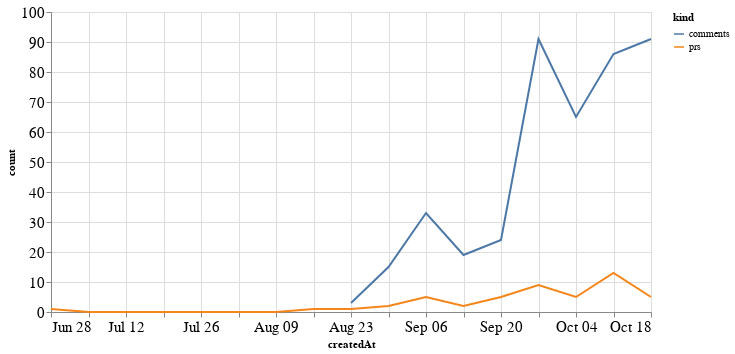

Source (notebook cell):
### Code cell
alt.Chart(total_time, width=600).mark_line().encode(
    x='createdAt',
    y='count',
    color='kind'
)

### Figure 1 — Vega-Lite specification as saved in the notebook (floating-point values rounded to 4 significant figures)
{"config": {"axisLeft": {"labelFontSize": 15}, "axisBottom": {"labelFontSize": 15}}, "data": {"name": "data-37e6dd0b643403a1b378234cf01a3bc7"}, "mark": "line", "encoding": {"color": {"type": "nominal", "field": "kind"}, "x": {"type": "temporal", "field": "createdAt"}, "y": {"type": "quantitative", "field": "count"}}, "width": 600, "$schema": "https://vega.github.io/schema/vega-lite/v4.8.1.json", "datasets": {"data-37e6dd0b643403a1b378234cf01a3bc7": [{"createdAt": "2020-06-28T00:00:00", "kind": "prs", "count": 1.0}, {"createdAt": "2020-07-05T00:00:00", "kind": "prs", "count": 0.0}, {"createdAt": "2020-07-12T00:00:00", "kind": "prs", "count": 0.0}, {"createdAt": "2020-07-19T00:00:00", "kind": "prs", "count": 0.0}, {"createdAt": "2020-07-26T00:00:00", "kind": "prs", "count": 0.0}, {"createdAt": "2020-08-02T00:00:00", "kind": "prs", "count": 0.0}, {"createdAt": "2020-08-09T00:00:00", "kind": "prs", "count": 0.0}, {"createdAt": "2020-08-16T00:00:00", "kind": "prs", "count": 1.0}, {"createdAt": "2020-08-23T00:00:00", "kind": "prs", "count": 1.0}, {"createdAt": "2020-08-30T00:00:00", "kind": "prs", "count": 2.0}, {"createdAt": "2020-09-06T00:00:00", "kind": "prs", "count": 5.0}, {"createdAt": "2020-09-13T00:00:00", "kind": "prs", "count": 2.0}, {"createdAt": "2020-09-20T00:00:00", "kind": "prs", "count": 5.0}, {"createdAt": "2020-09-27T00:00:00", "kind": "prs", "count": 9.0}, {"createdAt": "2020-10-04T00:00:00", "kind": "prs", "count": 5.0}, {"createdAt": "2020-10-11T00:00:00", "kind": "prs", "count": 13.0}, {"createdAt": "2020-10-18T00:00:00", "kind": "prs", "count": 5.0}, {"createdAt": "2020-06-28T00:00:00", "kind": "comments", "count": null}, {"createdAt": "2020-07-05T00:00:00", "kind": "comments", "count": null}, {"createdAt": "2020-07-12T00:00:00", "kind": "comments", "count": null}, {"createdAt": "2020-07-19T00:00:00", "kind": "comments", "count": null}, {"createdAt": "2020-07-26T00:00:00", "kind": "comments", "count": null}, {"createdAt": "2020-08-02T00:00:00", "kind": "comments", "count": null}, {"createdAt": "2020-08-09T00:00:00", "kind": "comments", "count": null}, {"createdAt": "2020-08-16T00:00:00", "kind": "comments", "count": null}, {"createdAt": "2020-08-23T00:00:00", "kind": "comments", "count": 3.0}, {"createdAt": "2020-08-30T00:00:00", "kind": "comments", "count": 15.0}, {"createdAt": "2020-09-06T00:00:00", "kind": "comments", "count": 33.0}, {"createdAt": "2020-09-13T00:00:00", "kind": "comments", "count": 19.0}, {"createdAt": "2020-09-20T00:00:00", "kind": "comments", "count": 24.0}, {"createdAt": "2020-09-27T00:00:00", "kind": "comments", "count": 91.0}, {"createdAt": "2020-10-04T00:00:00", "kind": "comments", "count": 65.0}, {"createdAt": "2020-10-11T00:00:00", "kind": "comments", "count": 86.0}, {"createdAt": "2020-10-18T00:00:00", "kind": "comments", "count": 91.0}]}}
